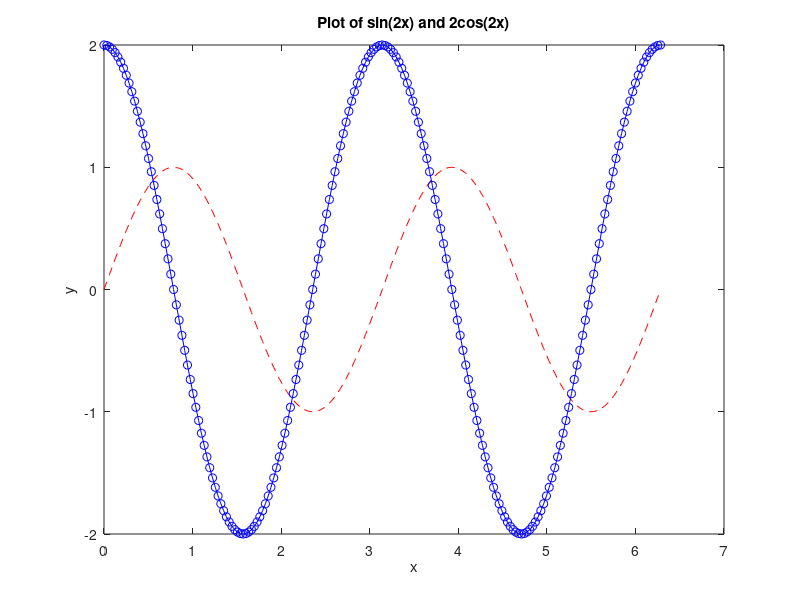

Source code (MATLAB):
% MATLAB ASSIGNMENT #1
% Anthony Perea
% 1/14/21 Version #1.0

%% Ploting Sin(x) and Cos(x) on the same plot
x=0:pi/100:2*pi;
y1=sin(2*x);
y2=2*cos(2*x);
plot(x,y1,'r--',x,y2,'bo-');
title('Plot of sin(2x) and 2cos(2x)');
xlabel('x');
ylabel('y');

%%Record and print your name date of birth
year=input('Enter year: ');
month=input('Enter month: ','s');
day=input('Enter day: ');
fprintf('Your birthday is %s %i, %i',month,day,year);